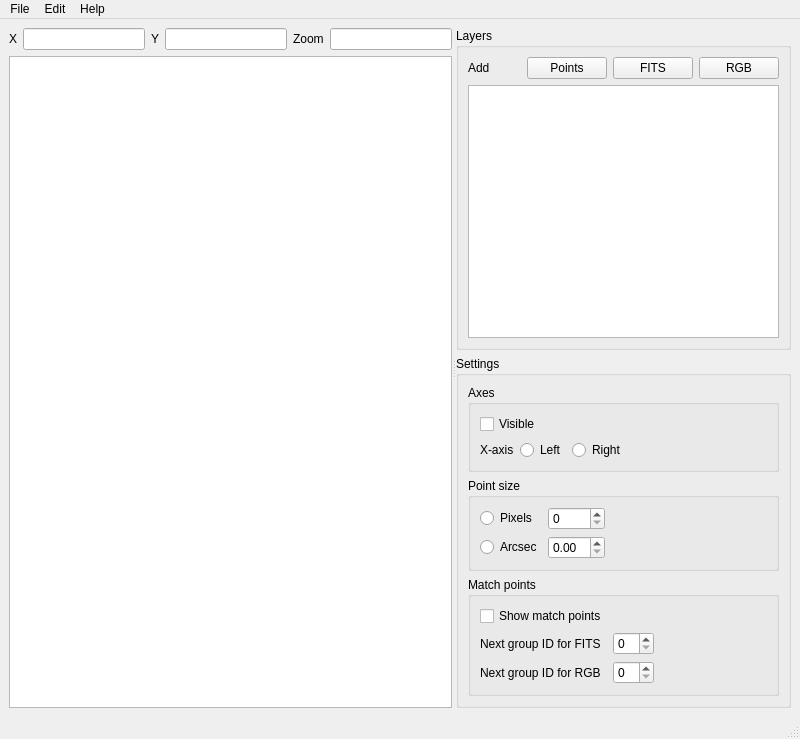
<?xml version="1.0" encoding="UTF-8"?>
<ui version="4.0">
 <class>MainWindow</class>
 <widget class="QMainWindow" name="MainWindow">
  <property name="geometry">
   <rect>
    <x>0</x>
    <y>0</y>
    <width>800</width>
    <height>739</height>
   </rect>
  </property>
  <property name="windowTitle">
   <string>GraleEditor</string>
  </property>
  <widget class="QWidget" name="centralwidget">
   <layout class="QGridLayout" name="gridLayout_6">
    <item row="0" column="0">
     <widget class="QSplitter" name="splitter">
      <property name="orientation">
       <enum>Qt::Horizontal</enum>
      </property>
      <widget class="QWidget" name="layoutWidget">
       <layout class="QVBoxLayout" name="verticalLayout_5">
        <item>
         <layout class="QHBoxLayout" name="horizontalLayout_3">
          <item>
           <widget class="QLabel" name="label">
            <property name="text">
             <string>X</string>
            </property>
           </widget>
          </item>
          <item>
           <widget class="DoubleLineEdit" name="m_xEdit"/>
          </item>
          <item>
           <widget class="QLabel" name="label_2">
            <property name="text">
             <string>Y</string>
            </property>
           </widget>
          </item>
          <item>
           <widget class="DoubleLineEdit" name="m_yEdit"/>
          </item>
          <item>
           <widget class="QLabel" name="label_3">
            <property name="text">
             <string>Zoom</string>
            </property>
           </widget>
          </item>
          <item>
           <widget class="DoubleLineEdit" name="m_zoomEdit">
            <property name="sizePolicy">
             <sizepolicy hsizetype="Expanding" vsizetype="Fixed">
              <horstretch>0</horstretch>
              <verstretch>0</verstretch>
             </sizepolicy>
            </property>
           </widget>
          </item>
         </layout>
        </item>
        <item>
         <layout class="QVBoxLayout" name="m_graphicsViewLayout">
          <item>
           <widget class="QGraphicsView" name="m_dummyGraphicsView"/>
          </item>
         </layout>
        </item>
       </layout>
      </widget>
      <widget class="QWidget" name="layoutWidget">
       <layout class="QVBoxLayout" name="verticalLayout_4">
        <item>
         <widget class="QGroupBox" name="groupBox">
          <property name="title">
           <string>Layers</string>
          </property>
          <layout class="QVBoxLayout" name="verticalLayout_3">
           <item>
            <layout class="QHBoxLayout" name="horizontalLayout_2">
             <item>
              <widget class="QLabel" name="label_4">
               <property name="text">
                <string>Add</string>
               </property>
              </widget>
             </item>
             <item>
              <widget class="QPushButton" name="m_addPointsButton">
               <property name="sizePolicy">
                <sizepolicy hsizetype="Minimum" vsizetype="Fixed">
                 <horstretch>0</horstretch>
                 <verstretch>0</verstretch>
                </sizepolicy>
               </property>
               <property name="text">
                <string>Points</string>
               </property>
              </widget>
             </item>
             <item>
              <widget class="QPushButton" name="m_addFITSButton">
               <property name="sizePolicy">
                <sizepolicy hsizetype="Minimum" vsizetype="Fixed">
                 <horstretch>0</horstretch>
                 <verstretch>0</verstretch>
                </sizepolicy>
               </property>
               <property name="text">
                <string>FITS</string>
               </property>
              </widget>
             </item>
             <item>
              <widget class="QPushButton" name="m_addRGBButton">
               <property name="sizePolicy">
                <sizepolicy hsizetype="Minimum" vsizetype="Fixed">
                 <horstretch>0</horstretch>
                 <verstretch>0</verstretch>
                </sizepolicy>
               </property>
               <property name="text">
                <string>RGB</string>
               </property>
              </widget>
             </item>
            </layout>
           </item>
           <item>
            <widget class="LayerList" name="m_listWidget">
             <property name="sizePolicy">
              <sizepolicy hsizetype="Expanding" vsizetype="Expanding">
               <horstretch>0</horstretch>
               <verstretch>0</verstretch>
              </sizepolicy>
             </property>
            </widget>
           </item>
          </layout>
         </widget>
        </item>
        <item>
         <widget class="QGroupBox" name="groupBox_2">
          <property name="title">
           <string>Settings</string>
          </property>
          <layout class="QVBoxLayout" name="verticalLayout_2">
           <item>
            <widget class="QGroupBox" name="groupBox_3">
             <property name="title">
              <string>Axes</string>
             </property>
             <layout class="QGridLayout" name="gridLayout">
              <item row="0" column="0">
               <layout class="QVBoxLayout" name="verticalLayout">
                <item>
                 <widget class="QCheckBox" name="m_axisVisibleBox">
                  <property name="text">
                   <string>Visible</string>
                  </property>
                 </widget>
                </item>
                <item>
                 <layout class="QHBoxLayout" name="horizontalLayout">
                  <item>
                   <widget class="QLabel" name="label_5">
                    <property name="text">
                     <string>X-axis</string>
                    </property>
                   </widget>
                  </item>
                  <item>
                   <widget class="QRadioButton" name="m_axisLeftBox">
                    <property name="text">
                     <string>Left</string>
                    </property>
                    <attribute name="buttonGroup">
                     <string notr="true">buttonGroup_2</string>
                    </attribute>
                   </widget>
                  </item>
                  <item>
                   <widget class="QRadioButton" name="m_axisRightBox">
                    <property name="text">
                     <string>Right</string>
                    </property>
                    <attribute name="buttonGroup">
                     <string notr="true">buttonGroup_2</string>
                    </attribute>
                   </widget>
                  </item>
                  <item>
                   <spacer name="horizontalSpacer">
                    <property name="orientation">
                     <enum>Qt::Horizontal</enum>
                    </property>
                    <property name="sizeHint" stdset="0">
                     <size>
                      <width>40</width>
                      <height>20</height>
                     </size>
                    </property>
                   </spacer>
                  </item>
                 </layout>
                </item>
               </layout>
              </item>
             </layout>
            </widget>
           </item>
           <item>
            <widget class="QGroupBox" name="groupBox_4">
             <property name="title">
              <string>Point size</string>
             </property>
             <layout class="QGridLayout" name="gridLayout_3">
              <item row="0" column="0">
               <layout class="QGridLayout" name="gridLayout_2">
                <item row="1" column="1">
                 <widget class="QDoubleSpinBox" name="m_pointArcsecSize"/>
                </item>
                <item row="0" column="1">
                 <widget class="QSpinBox" name="m_pointPixelSize"/>
                </item>
                <item row="1" column="0">
                 <widget class="QRadioButton" name="m_pointArcsecBox">
                  <property name="text">
                   <string>Arcsec</string>
                  </property>
                  <attribute name="buttonGroup">
                   <string notr="true">buttonGroup</string>
                  </attribute>
                 </widget>
                </item>
                <item row="0" column="0">
                 <widget class="QRadioButton" name="m_pointPixelsBox">
                  <property name="text">
                   <string>Pixels</string>
                  </property>
                  <attribute name="buttonGroup">
                   <string notr="true">buttonGroup</string>
                  </attribute>
                 </widget>
                </item>
                <item row="0" column="2">
                 <spacer name="horizontalSpacer_2">
                  <property name="orientation">
                   <enum>Qt::Horizontal</enum>
                  </property>
                  <property name="sizeHint" stdset="0">
                   <size>
                    <width>40</width>
                    <height>20</height>
                   </size>
                  </property>
                 </spacer>
                </item>
               </layout>
              </item>
             </layout>
            </widget>
           </item>
           <item>
            <widget class="QGroupBox" name="groupBox_5">
             <property name="title">
              <string>Match points</string>
             </property>
             <layout class="QGridLayout" name="gridLayout_5">
              <item row="0" column="0">
               <layout class="QGridLayout" name="gridLayout_4">
                <item row="2" column="0">
                 <widget class="QLabel" name="label_7">
                  <property name="text">
                   <string>Next group ID for RGB</string>
                  </property>
                 </widget>
                </item>
                <item row="1" column="0">
                 <widget class="QLabel" name="label_6">
                  <property name="text">
                   <string>Next group ID for FITS</string>
                  </property>
                 </widget>
                </item>
                <item row="1" column="1">
                 <widget class="QSpinBox" name="m_nextFITSMatchPoint"/>
                </item>
                <item row="2" column="1">
                 <widget class="QSpinBox" name="m_nextRGBMatchPoint"/>
                </item>
                <item row="1" column="2">
                 <spacer name="horizontalSpacer_3">
                  <property name="orientation">
                   <enum>Qt::Horizontal</enum>
                  </property>
                  <property name="sizeHint" stdset="0">
                   <size>
                    <width>40</width>
                    <height>20</height>
                   </size>
                  </property>
                 </spacer>
                </item>
                <item row="0" column="0">
                 <widget class="QCheckBox" name="m_showMatchPoints">
                  <property name="text">
                   <string>Show match points</string>
                  </property>
                 </widget>
                </item>
               </layout>
              </item>
             </layout>
            </widget>
           </item>
          </layout>
         </widget>
        </item>
       </layout>
      </widget>
     </widget>
    </item>
   </layout>
  </widget>
  <widget class="QMenuBar" name="menubar">
   <property name="geometry">
    <rect>
     <x>0</x>
     <y>0</y>
     <width>800</width>
     <height>19</height>
    </rect>
   </property>
   <widget class="QMenu" name="menuFile">
    <property name="title">
     <string>File</string>
    </property>
    <addaction name="actionNew"/>
    <addaction name="actionLoad"/>
    <addaction name="actionSave"/>
    <addaction name="separator"/>
    <addaction name="actionExit"/>
   </widget>
   <widget class="QMenu" name="menuEdit">
    <property name="title">
     <string>Edit</string>
    </property>
    <addaction name="actionUndo"/>
    <addaction name="actionRedo"/>
    <addaction name="separator"/>
    <addaction name="actionCopy"/>
    <addaction name="actionCut"/>
    <addaction name="actionPaste"/>
   </widget>
   <widget class="QMenu" name="menuHelp">
    <property name="title">
     <string>Help</string>
    </property>
   </widget>
   <addaction name="menuFile"/>
   <addaction name="menuEdit"/>
   <addaction name="menuHelp"/>
  </widget>
  <widget class="QStatusBar" name="statusbar"/>
  <action name="actionExit">
   <property name="text">
    <string>Exit</string>
   </property>
  </action>
  <action name="actionUndo">
   <property name="text">
    <string>Undo</string>
   </property>
   <property name="shortcut">
    <string>Ctrl+Z</string>
   </property>
  </action>
  <action name="actionRedo">
   <property name="text">
    <string>Redo</string>
   </property>
   <property name="shortcut">
    <string>Ctrl+Shift+Z</string>
   </property>
  </action>
  <action name="actionCopy">
   <property name="text">
    <string>Copy</string>
   </property>
   <property name="shortcut">
    <string>Ctrl+C</string>
   </property>
  </action>
  <action name="actionCut">
   <property name="text">
    <string>Cut</string>
   </property>
   <property name="shortcut">
    <string>Ctrl+X</string>
   </property>
  </action>
  <action name="actionPaste">
   <property name="text">
    <string>Paste</string>
   </property>
   <property name="shortcut">
    <string>Ctrl+V</string>
   </property>
  </action>
  <action name="actionSave">
   <property name="text">
    <string>Save</string>
   </property>
  </action>
  <action name="actionLoad">
   <property name="text">
    <string>Load</string>
   </property>
  </action>
  <action name="actionNew">
   <property name="text">
    <string>New</string>
   </property>
  </action>
 </widget>
 <customwidgets>
  <customwidget>
   <class>DoubleLineEdit</class>
   <extends>QLineEdit</extends>
   <header>doublelineedit.h</header>
  </customwidget>
  <customwidget>
   <class>LayerList</class>
   <extends>QListWidget</extends>
   <header>layerlist.h</header>
  </customwidget>
 </customwidgets>
 <resources/>
 <connections/>
 <buttongroups>
  <buttongroup name="buttonGroup"/>
  <buttongroup name="buttonGroup_2"/>
 </buttongroups>
</ui>
